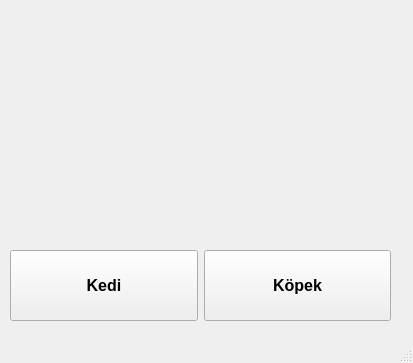
<?xml version="1.0" encoding="UTF-8"?>
<ui version="4.0">
 <class>MainWindow</class>
 <widget class="QMainWindow" name="MainWindow">
  <property name="geometry">
   <rect>
    <x>0</x>
    <y>0</y>
    <width>413</width>
    <height>363</height>
   </rect>
  </property>
  <property name="windowTitle">
   <string>MainWindow</string>
  </property>
  <widget class="QWidget" name="centralwidget">
   <widget class="QLabel" name="fotom">
    <property name="geometry">
     <rect>
      <x>10</x>
      <y>10</y>
      <width>381</width>
      <height>231</height>
     </rect>
    </property>
    <property name="text">
     <string/>
    </property>
    <property name="pixmap">
     <pixmap>kedi.jpg</pixmap>
    </property>
    <property name="scaledContents">
     <bool>true</bool>
    </property>
   </widget>
   <widget class="QWidget" name="horizontalLayoutWidget">
    <property name="geometry">
     <rect>
      <x>10</x>
      <y>250</y>
      <width>381</width>
      <height>71</height>
     </rect>
    </property>
    <layout class="QHBoxLayout" name="horizontalLayout">
     <item>
      <widget class="QPushButton" name="btnKedi">
       <property name="sizePolicy">
        <sizepolicy hsizetype="Minimum" vsizetype="Expanding">
         <horstretch>0</horstretch>
         <verstretch>0</verstretch>
        </sizepolicy>
       </property>
       <property name="font">
        <font>
         <pointsize>12</pointsize>
         <weight>75</weight>
         <bold>true</bold>
        </font>
       </property>
       <property name="text">
        <string>Kedi</string>
       </property>
      </widget>
     </item>
     <item>
      <widget class="QPushButton" name="btnKopek">
       <property name="sizePolicy">
        <sizepolicy hsizetype="Minimum" vsizetype="Expanding">
         <horstretch>0</horstretch>
         <verstretch>0</verstretch>
        </sizepolicy>
       </property>
       <property name="font">
        <font>
         <pointsize>12</pointsize>
         <weight>75</weight>
         <bold>true</bold>
        </font>
       </property>
       <property name="text">
        <string>Köpek</string>
       </property>
      </widget>
     </item>
    </layout>
   </widget>
  </widget>
  <widget class="QMenuBar" name="menubar">
   <property name="geometry">
    <rect>
     <x>0</x>
     <y>0</y>
     <width>413</width>
     <height>21</height>
    </rect>
   </property>
  </widget>
  <widget class="QStatusBar" name="statusbar"/>
 </widget>
 <resources/>
 <connections/>
</ui>
